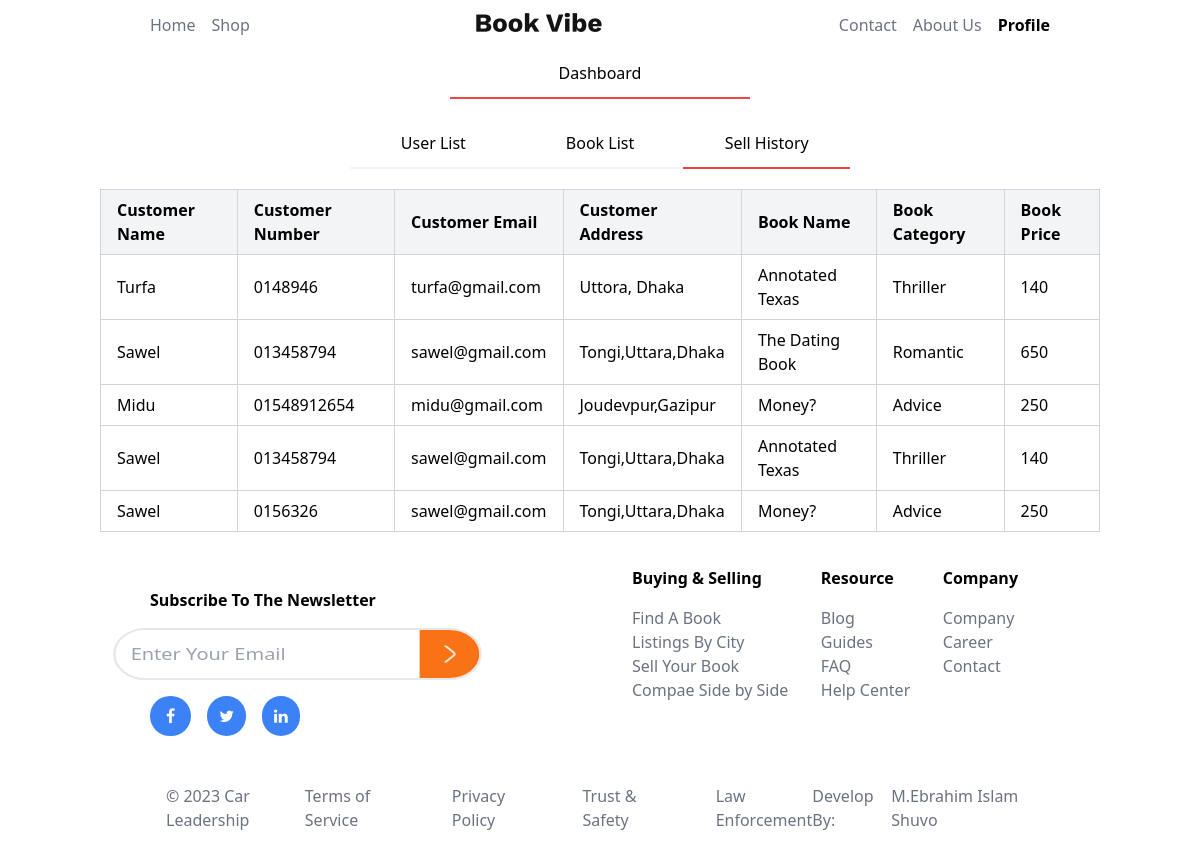
/sell.php, run on the app's committed database.
### tables this page shows
CREATE TABLE `sell` (
  `customer_name` varchar(30) DEFAULT NULL,
  `customer_number` varchar(30) DEFAULT NULL,
  `customer_email` varchar(30) DEFAULT NULL,
  `customer_address` varchar(30) DEFAULT NULL,
  `book_name` varchar(30) NOT NULL,
  `book_category` varchar(30) NOT NULL,
  `book_price` varchar(30) NOT NULL
);

### sell.php (the view, shortened to what this page needs)
<?php
    require_once("confiq\conection.php");
$sql = "SELECT * FROM sell";
$result = $con->query($sql);
?>
<!DOCTYPE html>
<html lang="en">
<head>
    <link rel="stylesheet" href="https://cdnjs.cloudflare.com/ajax/libs/font-awesome/4.7.0/css/font-awesome.min.css">
    <script src="https://cdn.tailwindcss.com"></script>
</head>
<body>
    <div class="flex flex-col items-center text-gray-500">
        <div class="flex md:justify-between justify-center items-center w-9/12 m-auto gap-4">
            <div class="flex gap-4">
                <a href="index.php" class="hover:scale-110 hover:font-semibold hover:text-black">Home</a>
                <a href="shop.php" class="hover:scale-110 hover:font-semibold hover:text-black">Shop</a>
            </div>
            <img class="hidden md:block" src="photo/logo.jpg" alt="">
            <div class="flex gap-4">
                <a class="hover:scale-110 hover:font-semibold hover:text-black">Contact</a>
                <a class="hover:scale-110 hover:font-semibold hover:text-black">About Us</a>
                <a href="Customer.php" class="font-semibold text-black">Profile</a>
            </div>
        </div>
    </div>
     <div class="flex w-full pb-5 md:w-6/12 m-auto">
        <p class="text-center w-[50%] border-b-2 border-red-500 py-3 m-auto">Dashboard</p>
     </div>
    <div class="order-history-section md:w-10/12 m-auto">
        <div class="flex w-6/12 pb-5 m-auto">
            <a href="admin.php" class="text-center w-[50%] border-b-2 border-gray-100 py-3 m-auto">User List</a>
            <a href="car.php" class="text-center w-[50%] border-b-2 border-gray-100 py-3 m-auto">Book List</a>
            <a href="sell.php" class="text-center w-[50%] border-b-2 border-red-500 py-3 m-auto">Sell History</a>
        </div>
        <table class="table-auto w-full border-collapse border border-gray-300 m-auto">
            <thead class="bg-gray-100">
                <tr>
                    <th class="border border-gray-300 px-4 py-2 text-left">Customer Name</th>
                    <th class="border border-gray-300 px-4 py-2 text-left">Customer Number</th>
                    <th class="border border-gray-300 px-4 py-2 text-left">Customer Email</th>
                    <th class="border border-gray-300 px-4 py-2 text-left">Customer Address</th>
                    <th class="border border-gray-300 px-4 py-2 text-left">Book Name</th>
                    <th class="border border-gray-300 px-4 py-2 text-left">Book Category</th>
                    <th class="border border-gray-300 px-4 py-2 text-left">Book Price</th>
                </tr>
            </thead>
            <tbody>
                <?php
                    while($row = mysqli_fetch_array($result)){
                    ?>
                    <tr">
                        <td class="border border-gray-300 px-4 py-2"><?php echo $row['customer_name']?></td>
                        <td class="border border-gray-300 px-4 py-2"><?php echo $row['customer_number']?></td>
                        <td class="border border-gray-300 px-4 py-2"><?php echo $row['customer_email']?></td>
                        <td class="border border-gray-300 px-4 py-2"><?php echo $row['customer_address']?></td>
                        <td class="border border-gray-300 px-4 py-2"><?php echo $row['book_name']?></td>
                        <td class="border border-gray-300 px-4 py-2"><?php echo $row['book_category']?></td>
                        <td class="border border-gray-300 px-4 py-2"><?php echo $row['book_price']?></td>
                    <?php
                    }
                ?>
            </tbody>
        </table>
    </div>
    <div class="flex flex-col md:flex-row md:justify-between md:w-9/12 m-auto items-center">
        <div class="flex flex-col items-center md:items-start gap-4  md:mt-14 mt-7">
            <h4 class="font-semibold">Subscribe To The Newsletter</h4>
            <div class="flex scale-x-125 border-2 rounded-full">
                <input class="rounded-l-full pl-3" type="email" placeholder="Enter Your Email">
                <img class="p-3 bg-orange-500 rounded-r-full" src="photo/arrow-right-white.png" alt="">
            </div>
            <div class=" flex items-center gap-4 mb-8 md:0">
                <a href="#" class="fa fa-facebook bg-blue-500 hover:bg-blue-700 text-white py-3 px-4 rounded-full"></a>
                <a href="#" class="fa fa-twitter bg-blue-500 hover:bg-blue-700 text-white py-3 px-3 rounded-full"></a>
                <a href="#" class="fa fa-linkedin bg-blue-500 hover:bg-blue-700 text-white py-3 px-3 rounded-full"></a>
            </div>
        </div>
        <div class="flex justify-between p-8 md:p- pt-0 w-11/12 md:w-6/12 text-gray-500">
            <div class="flex flex-col gap-4">
                <h3 class="text-black font-bold">Buying & Selling</h3>
                <div class="">
                    <p>Find A Book</p>
                    <p>Listings By City</p>
                    <p>Sell Your Book</p>
                    <p>Compae Side by Side</p>
                </div>
            </div>
            <div class="flex flex-col gap-4">
                <h3 class="text-black font-bold">Resource</h3>
                <div class="">
                    <p>Blog</p>
                    <p>Guides</p>
                    <p>FAQ</p>
                    <p>Help Center</p>
                </div>
            </div>
            <div class="flex flex-col gap-4">
                <h3 class="text-black font-bold">Company</h3>
                <div class="">
                    <p>Company</p>
                    <p>Career</p>
                    <p>Contact</p>
                </div>
            </div>
        </div>
    </div>
    <div class="">
        <div class="text-gray-500 px-4 flex flex-col items-center md:flex-row md:justify-between md:w-9/12 m-auto md:p-4 ">
            <div class="">
                <p>© 2023 Car Leadership</p>
            </div>
            <div class="flex justify-between md:gap-14">
                <p>Terms of Service</p>
                <p>Privacy Policy</p>
                <p>Trust & Safety</p>
                <p>Law Enforcement</p>
            </div>
            <div class="flex gap-2">
                <p>Develop By: </p>
                <a href="https://www.facebook.com/ebrahim.islam.2003">M.Ebrahim Islam Shuvo</a>
            </div>
        </div>
    </div>
</body>
</html>

### data on the page
sell: customer_name "Turfa", customer_number "0148946", customer_email "turfa@gmail.com", customer_address "Uttora, Dhaka", book_name "Annotated Texas", book_category "Thriller", book_price "140"
sell: customer_name "Sawel", customer_number "013458794", customer_email "sawel@gmail.com", customer_address "Tongi,Uttara,Dhaka", book_name "The Dating Book", book_category "Romantic", book_price "650"
sell: customer_name "Midu", customer_number "01548912654", customer_email "midu@gmail.com", customer_address "Joudevpur,Gazipur", book_name "Money?", book_category "Advice", book_price "250"
sell: customer_name "Sawel", customer_number "013458794", customer_email "sawel@gmail.com", customer_address "Tongi,Uttara,Dhaka", book_name "Annotated Texas", book_category "Thriller", book_price "140"
sell: customer_name "Sawel", customer_number "0156326", customer_email "sawel@gmail.com", customer_address "Tongi,Uttara,Dhaka", book_name "Money?", book_category "Advice", book_price "250"
